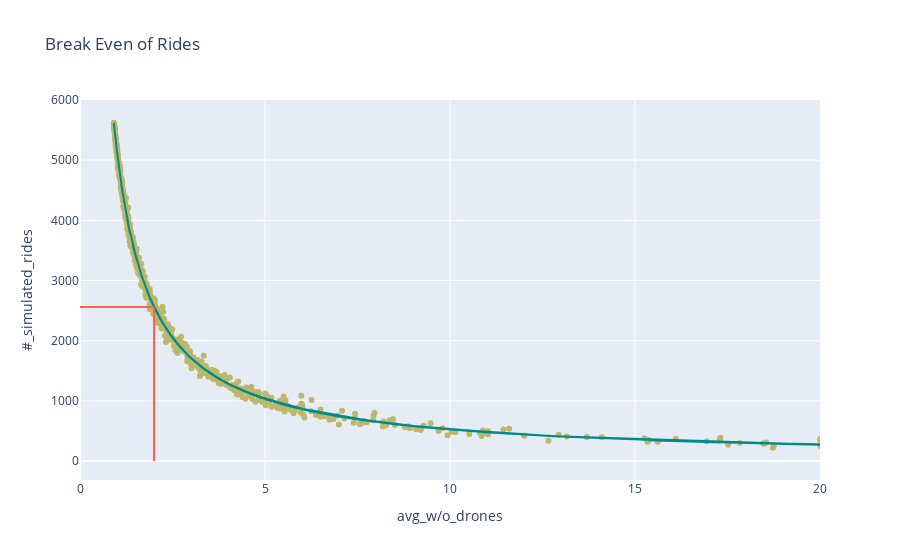

Notebook source saved alongside this figure:
### Code cell
# Plotting results
needed_rides_fig1 = px.scatter(
    regression_metrics_main_routes,
    x="avg_w/o_drones",
    y="#_simulated_rides",
    color_discrete_sequence=["DarkKhaki"],
    title="Break Even of Rides",
    range_x=[0, 20],
)
needed_rides_fig1["data"][0]["name"] = "Simulated Rides Data"
needed_rides_fig1["data"][0]["showlegend"] = False
# Line Plot of Regressed Data
needed_rides_fig2 = px.line(
    x=regression_metrics_main_routes["avg_w/o_drones"],
    y=fa.regression_function(
        regression_metrics_main_routes["avg_w/o_drones"],
        *fa.get_opt_parameter(regression_metrics_main_routes, "avg_w/o_drones"),
    ),
    color_discrete_sequence=["DarkCyan"],
    range_x=[0, 20],
)
needed_rides_fig2["data"][0]["name"] = "Regression of Rides Data"
needed_rides_fig2["data"][0]["showlegend"] = False
# Line Plot working as cursor for current max days
needed_rides_fig3 = px.line(
    x=[2, 2], y=[0, needed_rides_main_routes], color_discrete_sequence=["tomato"]
)
needed_rides_fig3["data"][0]["name"] = "Max Days for Delivery"
needed_rides_fig3["data"][0]["showlegend"] = False
needed_rides_fig4 = px.line(
    x=[0, 2],
    y=[needed_rides_main_routes, needed_rides_main_routes],
    color_discrete_sequence=["tomato"],
)

needed_rides_fig = go.Figure(
    data=needed_rides_fig1.data
    + needed_rides_fig2.data
    + needed_rides_fig3.data
    + needed_rides_fig4.data,
    layout=needed_rides_fig1.layout,
)
needed_rides_fig

### Figure 1 — Plotly figure (JSON) as saved in the notebook; plotly's stock layout.template omitted (floating-point values rounded to 4 significant figures; data arrays with more than 128 entries replaced by an {"elided": "..."} marker saying what was removed)
{"data": [{"hovertemplate": "avg_w/o_drones=%{x}<br>#_simulated_rides=%{y}<extra></extra>", "legendgroup": "", "marker": {"color": "DarkKhaki", "symbol": "circle"}, "mode": "markers", "name": "Simulated Rides Data", "orientation": "v", "showlegend": false, "type": "scatter", "x": {"elided": "778 float values"}, "xaxis": "x", "y": {"elided": "778 float values"}, "yaxis": "y"}, {"hovertemplate": "x=%{x}<br>y=%{y}<extra></extra>", "legendgroup": "", "line": {"color": "DarkCyan", "dash": "solid"}, "marker": {"symbol": "circle"}, "mode": "lines", "name": "Regression of Rides Data", "orientation": "v", "showlegend": false, "type": "scatter", "x": {"elided": "778 float values"}, "xaxis": "x", "y": {"elided": "778 float values"}, "yaxis": "y"}, {"hovertemplate": "x=%{x}<br>y=%{y}<extra></extra>", "legendgroup": "", "line": {"color": "tomato", "dash": "solid"}, "marker": {"symbol": "circle"}, "mode": "lines", "name": "Max Days for Delivery", "orientation": "v", "showlegend": false, "type": "scatter", "x": [2, 2], "xaxis": "x", "y": [0, 2559.0], "yaxis": "y"}, {"hovertemplate": "x=%{x}<br>y=%{y}<extra></extra>", "legendgroup": "", "line": {"color": "tomato", "dash": "solid"}, "marker": {"symbol": "circle"}, "mode": "lines", "name": "", "orientation": "v", "showlegend": false, "type": "scatter", "x": [0, 2], "xaxis": "x", "y": [2559.0, 2559.0], "yaxis": "y"}], "layout": {"legend": {"tracegroupgap": 0}, "title": {"text": "Break Even of Rides"}, "xaxis": {"anchor": "y", "domain": [0, 1], "range": [0, 20], "title": {"text": "avg_w/o_drones"}}, "yaxis": {"anchor": "x", "domain": [0, 1], "title": {"text": "#_simulated_rides"}}}}
